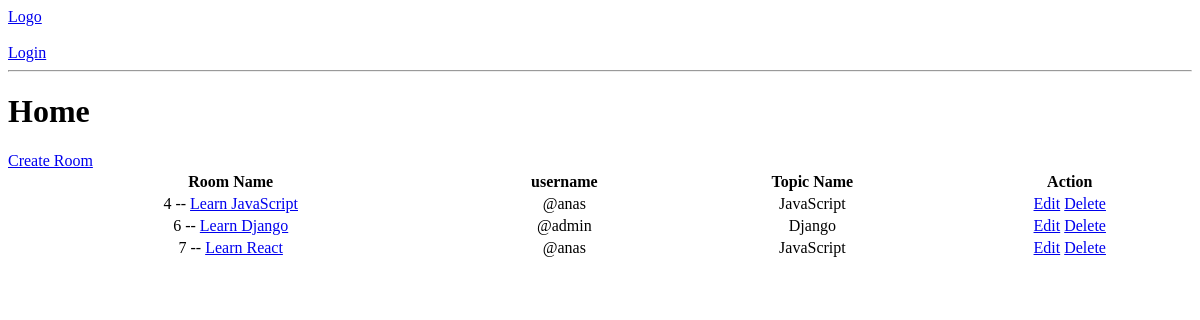
Before: / with the older database file.
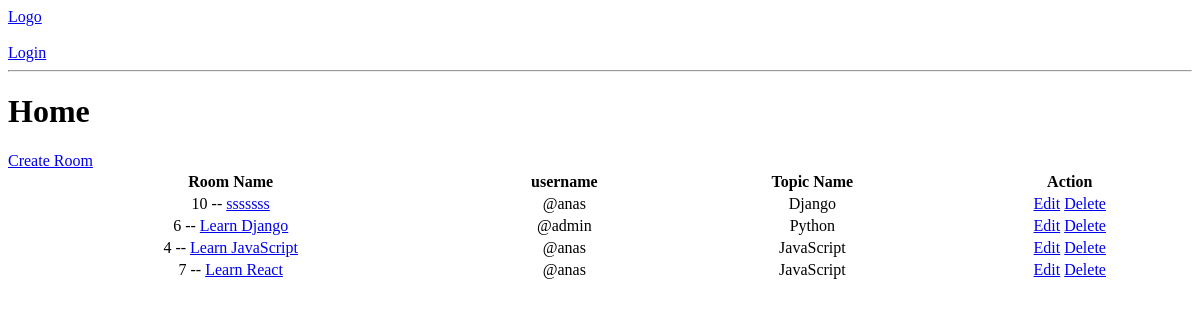
After: the same page with the newer database file.
### base/models.py (models this page shows, shortened)
class Room(models.Model):
    host = models.ForeignKey(User, on_delete=models.SET_NULL, null=True)
    topic = models.ForeignKey(Topic, on_delete=models.SET_NULL, null=True)
    name = models.CharField(max_length=200)
    description = models.TextField(null=True, blank=True)
    updated = models.DateTimeField(auto_now=True)
    created = models.DateTimeField(auto_now_add=True)
    class Meta:
        ordering = ['-updated', '-created']

class Topic(models.Model):
    name = models.CharField(max_length=200)

### base/views.py (the view)
# urls.py: path('', views.home, name="home"),
def home(request):
    rooms = Room.objects.all()
    context = {'rooms': rooms}
    return render(request, 'base/home.html', context)

### base/templates/base/home.html (shortened to what this page needs)
{% extends 'main.html' %}
{% block content %}
    <h1>Home</h1>
    <div>
        <a href="{% url 'create-room' %}">Create Room</a>
        <table width="100%" style="text-align: center">
            <thead>
                <th>Room Name</th>
                <th>username</th>
                <th>Topic Name</th>
                <th>Action</th>
            </thead>
            {% for room in rooms %}
                <tbody>
                    <td>
                        {{ room.id }} --  <a href="{% url 'room' room.id %}">{{ room.name }}</a>
                    </td>
                    <td>
                        @{{ room.host.username }}</td>
                    <td>
                        {{ room.topic.name }}
                    </td>
                    <td>
                        <a href="{% url 'update-room' room.id %}">Edit</a>
                        <a href="{% url 'delete-room' room.id %}">Delete</a>
                    </td>
                </tbody>
            {% endfor %}
        </table>
    </div>
{% endblock %}

### templates/main.html (shortened to what this page needs)
<!DOCTYPE html>
<html lang="en">
<head>
</head>
<body>
    {% include 'navbar.html' %}
    {% block content %}
    {% endblock %}
</body>
</html>

### templates/navbar.html
<a href="/">Logo</a>
<br><br>
{% if request.user.is_authenticated %}
    <a href="{% url 'logout' %}">Logout</a>
    {% else %}
    <a href="{% url 'login' %}">Login</a>
{% endif %}
<hr>

Changed rows visible on the page:
added Room: id "10", name "sssssss", host.username "anas", topic.name "Django"
changed Room "Learn Django": topic.name "Django" → "Python"; moves up the list
